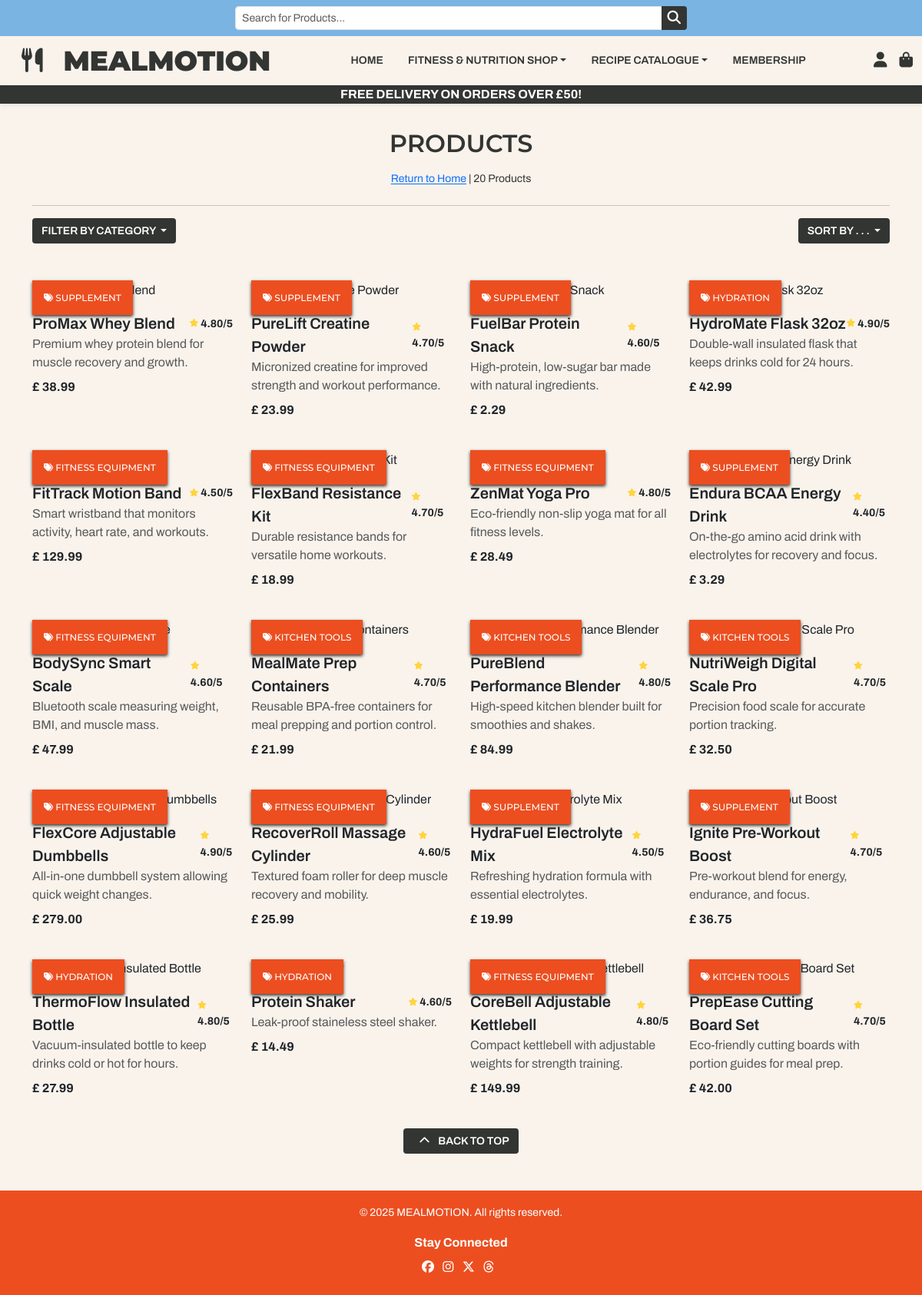
Screenshot of /products/ with the database file from the repository.
### products/models.py (models this page shows, shortened)
class Product(models.Model):
    name = models.CharField(max_length=255)
    description = models.TextField()
    category = models.ForeignKey(
        'Category',
        on_delete=models.SET_NULL,
        null=True,
        blank=True,
        related_name='products'
    )
    price = models.DecimalField(max_digits=8, decimal_places=2)
    rating = models.DecimalField(max_digits=4, decimal_places=2)
    image = models.ImageField(null=True, blank=True)
    image_url = models.URLField(max_length=1024, null=True, blank=True)

class Category(models.Model):
    class Meta:
        verbose_name_plural = 'Categories'
    name = models.CharField(max_length=255)
    friendly_name = models.CharField(max_length=255, null=True, blank=True)

### products/views.py (the view, shortened to what this page needs)
# urls.py: path('', views.product_list, name='products'),
def product_list(request):
    products = Product.objects.all()
    total_products = products.count()
    query = None
    category_names = []
    category_objects = Category.objects.none()
    sort = None
    direction = None
    if 'category' in request.GET:
        category_names = request.GET['category'].split(',')
        products = products.filter(category__name__in=category_names)
        category_objects = Category.objects.filter(name__in=category_names)
        total_products = products.count()
    current_sorting = f'{sort}_{direction}'
    context = {
        'products': products,
        'total_products': total_products,
        'search_term': query,
        'current_categories': category_names,
        'category_objects': category_objects,
        'current_sorting': sort,
    }
    return render(request, 'products/products.html', context)

### products/templates/products/products.html (shortened to what this page needs)
{% extends 'base.html' %}
{% load static %}
{% block content %}
<div class="container my-5">
    <div class="mb-4 text-center">
        {% if not current_categories %}
        <h1>Products</h1>
        {% else %}
        <h1 class="text-center">{{ category_objects.first.friendly_name }}</h1>
        {% endif %}
        <p>
            {% if search_term or current_categories or current_sorting %}
            <span><a class="link-offset-1" href="{% url 'products' %}">Fitness & Nutrition Home</a> | </span>
            {% else %}
            <span><a class="link-offset-1" href="{% url 'home' %}">Return to Home</a> | </span>
            {% endif %}
            {{ total_products }} Products {% if search_term %} found for "{{search_term}}"{% endif %}
        </p>
    </div>
    <hr>
    <div class="d-flex flex-column flex-sm-row justify-content-between gap-2">
        <button class="btn rounded-1 dropdown-toggle text-uppercase def-btn" type="button" id="sortDropdown-3"
            data-bs-toggle="dropdown" aria-expanded="false">
            Filter By Category
        </button>
        <button class="btn rounded-1 dropdown-toggle text-uppercase def-btn" type="button" id="sortDropdown-4" data-bs-toggle="dropdown"
            aria-expanded="false">
            {% if not request.GET.sort %}
            Sort By . . .
            {% endif %}
        </button>
    </div>
</div>
<div class="container">
    <div class="row">
        {% for product in products %}
        <div class="col-md-3 mb-4">
            <a href="{% url 'product_details' product.id %}" class="text-dark text-decoration-none d-block">
                <div class="category-badge"><i class="fa-solid fa-tags"></i>
                    {{ product.category.friendly_name }}
                </div>
                <div class="d-flex justify-content-between align-items-center mt-3">
                    <p class="fs-5 fw-semibold mb-0">{{ product.name }}</p>
                    <div class="d-flex align-items-center">
                        <small>
                            <strong>
                                {{ product.rating }}/5
                            </strong>
                        </small>
                    </div>
                </div>
                <p class="mb-2 fs-6 text-muted">{{ product.description }}</p>
                <div class="d-flex justify-content-between">
                    <p class="fw-bold fs-6">£ {{ product.price }}</p>
                </div>
            </a>
        </div>
        {% endfor %}
    </div>
</div>
{% if products %}
<div class="d-flex justify-content-center">
    <button type="button" class="btn rounded-1 def-btn text-uppercase text-center mb-5" id="btt-btn"
        onclick="topFunction()">
        <i class="fa-solid fa-chevron-up mx-2"></i>
        Back to Top
    </button>
</div>
{% endif %}
{% endblock %}

### static/css/base.css (style rules this page uses)
body { font-family: 'Archivo', sans-serif; background-color: #f9f3ec; color: #333533; display: flex; flex-direction: column; min-height: 100vh; padding-top: 120px; }
h1 { font-family: 'Montserrat', sans-serif; font-weight: 600; font-size: 32px; text-transform: uppercase; margin-bottom: 1rem; }
p { font-size: 14px; }
.category-badge { position: absolute; background: #ec4e20; color: white; padding: 15px; font: 12px 'Montserrat', sans-serif; font-weight: 500; text-transform: uppercase; box-shadow: 0 2px 4px #333533; }
.def-btn { background-color: #333533 !important; color: #ffffff; border: none; font-weight: 600; font-size: 14px; text-transform: uppercase; cursor: pointer; }

### rows the page displays
Product: category.friendly_name "SUPPLEMENT", name "ProMax Whey Blend", rating "4.80", description "Premium whey protein blend for muscle recovery and growth.", price "38.99"
Product: category.friendly_name "SUPPLEMENT", name "PureLift Creatine Powder", rating "4.70", description "Micronized creatine for improved strength and workout performance.", price "23.99"
Product: category.friendly_name "SUPPLEMENT", name "FuelBar Protein Snack", rating "4.60", description "High-protein, low-sugar bar made with natural ingredients.", price "2.29"
Product: category.friendly_name "HYDRATION", name "HydroMate Flask 32oz", rating "4.90", description "Double-wall insulated flask that keeps drinks cold for 24 hours.", price "42.99"
Product: category.friendly_name "FITNESS EQUIPMENT", name "FitTrack Motion Band", rating "4.50", description "Smart wristband that monitors activity, heart rate, and workouts.", price "129.99"
Product: category.friendly_name "FITNESS EQUIPMENT", name "FlexBand Resistance Kit", rating "4.70", description "Durable resistance bands for versatile home workouts.", price "18.99"
Product: category.friendly_name "FITNESS EQUIPMENT", name "ZenMat Yoga Pro", rating "4.80", description "Eco-friendly non-slip yoga mat for all fitness levels.", price "28.49"
Product: category.friendly_name "SUPPLEMENT", name "Endura BCAA Energy Drink", rating "4.40", description "On-the-go amino acid drink with electrolytes for recovery and focus.", price "3.29"
Product: category.friendly_name "FITNESS EQUIPMENT", name "BodySync Smart Scale", rating "4.60", description "Bluetooth scale measuring weight, BMI, and muscle mass.", price "47.99"
Product: category.friendly_name "KITCHEN TOOLS", name "MealMate Prep Containers", rating "4.70", description "Reusable BPA-free containers for meal prepping and portion control.", price "21.99"
Product: category.friendly_name "KITCHEN TOOLS", name "PureBlend Performance Blender", rating "4.80", description "High-speed kitchen blender built for smoothies and shakes.", price "84.99"
Product: category.friendly_name "KITCHEN TOOLS", name "NutriWeigh Digital Scale Pro", rating "4.70", description "Precision food scale for accurate portion tracking.", price "32.50"
Product: category.friendly_name "FITNESS EQUIPMENT", name "FlexCore Adjustable Dumbbells", rating "4.90", description "All-in-one dumbbell system allowing quick weight changes.", price "279.00"
Product: category.friendly_name "FITNESS EQUIPMENT", name "RecoverRoll Massage Cylinder", rating "4.60", description "Textured foam roller for deep muscle recovery and mobility.", price "25.99"
Product: category.friendly_name "SUPPLEMENT", name "HydraFuel Electrolyte Mix", rating "4.50", description "Refreshing hydration formula with essential electrolytes.", price "19.99"
Product: category.friendly_name "SUPPLEMENT", name "Ignite Pre-Workout Boost", rating "4.70", description "Pre-workout blend for energy, endurance, and focus.", price "36.75"
Product: category.friendly_name "HYDRATION", name "ThermoFlow Insulated Bottle", rating "4.80", description "Vacuum-insulated bottle to keep drinks cold or hot for hours.", price "27.99"
Product: category.friendly_name "HYDRATION", name "Protein Shaker", rating "4.60", description "Leak-proof staineless steel shaker.", price "14.49"
Product: category.friendly_name "FITNESS EQUIPMENT", name "CoreBell Adjustable Kettlebell", rating "4.80", description "Compact kettlebell with adjustable weights for strength training.", price "149.99"
Product: category.friendly_name "KITCHEN TOOLS", name "PrepEase Cutting Board Set", rating "4.70", description "Eco-friendly cutting boards with portion guides for meal prep.", price "42.00"

### other values shown
{{ free_delivery_threshold }} "50"
{{ total_products }} "20"
